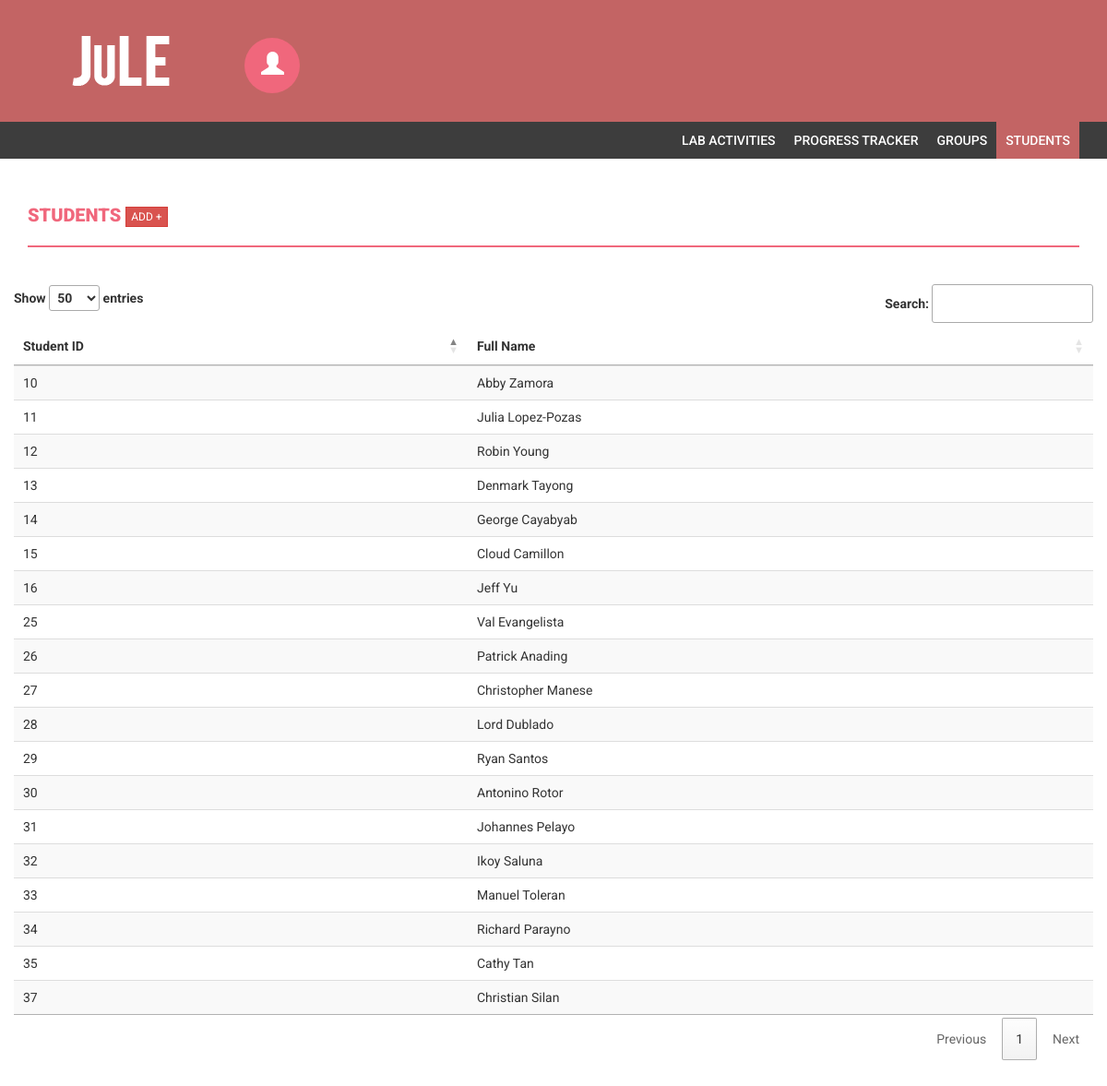
Screenshot of /home/student/ (signed in) with the database file from the repository.
### myapp/models.py (models this page shows, shortened)
class Student(models.Model):
	studentid = models.IntegerField(primary_key=True)
	studentname = models.CharField(max_length=80, blank=True, null=True)
	facultyid = models.ForeignKey(Faculty, models.DO_NOTHING)

### myapp/views.py (the view)
# urls.py: url(r'^home/student/$', views.student, name='student'),
def student(request):
	template = loader.get_template('teacher_student.html')
	context = {
		'students': Student.objects.filter(facultyid=request.user.profile.facultyid)
	}
	return HttpResponse(template.render(context, request))

### myapp/templates/teacher_student.html (shortened to what this page needs)
{% load static %}
<!DOCTYPE html>
<html xmlns="http://www.w3.org/1999/xhtml">
<head>
    <link href="{% static 'css/bootstrap.css' %}" rel="stylesheet" />
    <link href="{% static 'css/font-awesome.css' %}" rel="stylesheet" />
    <link href="{% static 'css/style.css' %}" rel="stylesheet" />
    <link href="{% static 'css/mystyle.css' %}" rel="stylesheet" />
    <link href="{% static 'css/smart_wizard.css' %}" rel="stylesheet" type="text/css" />
    <link rel="stylesheet" type="text/css" href="//cdn.datatables.net/1.10.16/css/jquery.dataTables.min.css">
    <link href="{% static 'css/smart_wizard_theme_circles.css' %}" rel="stylesheet" type="text/css" />
    <link href="{% static 'css/smart_wizard_theme_arrows.css' %}" rel="stylesheet" type="text/css" />
    <link href="{% static 'css/smart_wizard_theme_dots.css' %}" rel="stylesheet" type="text/css" />
</head>
<body>
    <div class="navbar navbar-inverse set-radius-zero">
        <div class="container">
            <div class="navbar-header">
                <a class="navbar-brand" href="{% url 'home' %}">
                    <img src="{% static 'img/logo1.png' %}" />
                </a>
            </div>
            <div class="left-div">
                <div class="user-settings-wrapper">
                    <ul class="nav">
                        <li class="dropdown">
                            <a class="dropdown-toggle" data-toggle="dropdown" href="#" aria-expanded="false">
                                <span class="glyphicon glyphicon-user" style="font-size: 25px;"></span>
                            </a>
                        </li>
                    </ul>
                </div>
            </div>
        </div>
    </div>
    <section class="menu-section">
        <div class="container">
            <div class="row">
                <div class="col-md-12">
                    <div class="navbar-collapse collapse ">
                        <ul id="menu-top" class="nav navbar-nav navbar-right">
                            <li><a href="{% url 'home' %}">Lab Activities</a></li>
                            <li><a href="">Progress Tracker</a></li>
                            <li><a href="{% url 'group' %}">Groups</a></li>
                            <li><a class="menu-top-active" href="{% url 'student' %}">Students</a></li>
                        </ul>
                    </div>
                </div>
            </div>
        </div>
    </section>
    <div class="content-wrapper">
        <div class="container">
            <div class="row">
                <div class="col-md-12">
                    <h4 class="page-head-line">Students <a href="{% url 'addstudent' %}" class="btn btn-danger btn-xs">Add +</a></h4>
                </div>
            </div>
            <div class="row">
                <div class="table-responsive">
                    <table class="table table-striped" id="studenttable">
                        <thead>
                            <tr>
                                <th>Student ID</th>
                                <th>Full Name</th>
                            </tr>
                        </thead>
                        <tbody>
                            {% for student in students %}
                            <tr>
                                <td>{{ student.studentid }}</td>
                                <td><a href="/home/student/edit/?id={{ student.studentid }}">{{ student.studentname }}</a></td>
                            </tr>
                            {% endfor %}
                        </tbody>
                    </table>
                </div>
            </div>
        </div>
    </div>
</body>
</html>

### myapp/static/css/style.css (style rules this page uses)
body { font-family: 'Roboto', sans-serif; line-height: 30px; }
.set-radius-zero { border-radius: 0px; -moz-border-radius: 0px; -webkit-border-radius: 0px; }
.content-wrapper { margin-top: 40px; min-height: 100%; padding-bottom: 60px; }
.page-head-line { font-weight: 900; padding-bottom: 20px; border-bottom: 2px solid #F0677C; text-transform: uppercase; color: #F0677C; font-size: 20px; margin-bottom: 40px; }
.btn { border-radius: 0px; -webkit-border-radius: 0px; -moz-border-radius: 0px; }
.left-div { padding-left: 30px; margin-top: 40px; margin-bottom: 30px; }
.navbar-brand { width: 250px; padding-top: 30px; }
.user-settings-wrapper .nav > li > a { position: relative; display: block; padding: 15px 18px; border-radius: 50%; -webkit-border-radius: 50%; -moz-border-radius: 50%; height: 60px; width: 60px; background-color: #F0677C; color: #fff; }
.user-settings-wrapper { margin-top: 10px; }
.user-settings-wrapper li { display: inline-block; }
.menu-section { background-color: #3D3D3D; }
#menu-top a { color: #FFF; text-decoration: none; font-weight: 500; padding: 10px 10px 10px 10px; text-transform: uppercase; }
.menu-top-active { background-color: #C36464; }
.navbar-inverse { background-color: #C36464; border-color: transparent; }
.navbar { margin-bottom: 0px; }

### myapp/static/css/mystyle.css (style rules this page uses)
a { color: inherit; }

### rows the page displays
Student: studentid "10", studentname "Abby Zamora"
Student: studentid "11", studentname "Julia Lopez-Pozas"
Student: studentid "12", studentname "Robin Young"
Student: studentid "13", studentname "Denmark Tayong"
Student: studentid "14", studentname "George Cayabyab"
Student: studentid "15", studentname "Cloud Camillon"
Student: studentid "16", studentname "Jeff Yu"
Student: studentid "25", studentname "Val Evangelista"
Student: studentid "26", studentname "Patrick Anading"
Student: studentid "27", studentname "Christopher Manese"
Student: studentid "28", studentname "Lord Dublado"
Student: studentid "29", studentname "Ryan Santos"
Student: studentid "30", studentname "Antonino Rotor"
Student: studentid "31", studentname "Johannes Pelayo"
Student: studentid "32", studentname "Ikoy Saluna"
Student: studentid "33", studentname "Manuel Toleran"
Student: studentid "34", studentname "Richard Parayno"
Student: studentid "35", studentname "Cathy Tan"
Student: studentid "37", studentname "Christian Silan"
